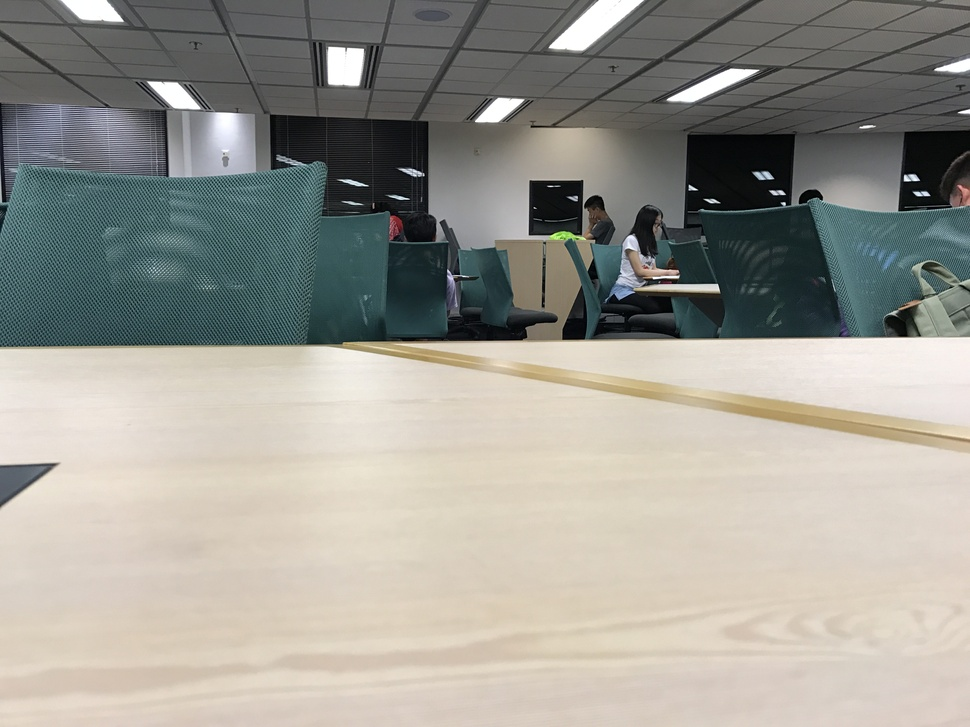
%> input picture 2D image transforms/panorama/m.JPG, 970 x 727 px, shrunk from 4032 x 3024 before the run
$ octave liba_panorama.m   (GNU Octave 9; MATLAB toolbox functions it lacks are replaced by stand-ins)
%> lines starting %> are read from the running program, lines starting %| are printed output that depends on the picture
clear all
close all

I2 = imread('m.jpg');
%> I2 is the input picture: size 727x970x3 uint8; mean R, G, B 156, 154.5, 146.7
%I2 = rgb2gray(I2);
m_red = I2(:,:,1); % Red channel
m_green = I2(:,:,2); % Green channel
m_blue = I2(:,:,3); % Blue channel
m_a = zeros(size(I2, 1), size(I2, 2));
m_just_red = cat(3, m_red, m_a, m_a);
m_just_green = cat(3, m_a, m_green, m_a);
m_just_blue = cat(3, m_a, m_a, m_blue);

[H,W] = size(m_just_red);
%> H = 727; W = 2910

I1 = imread('l.jpg');
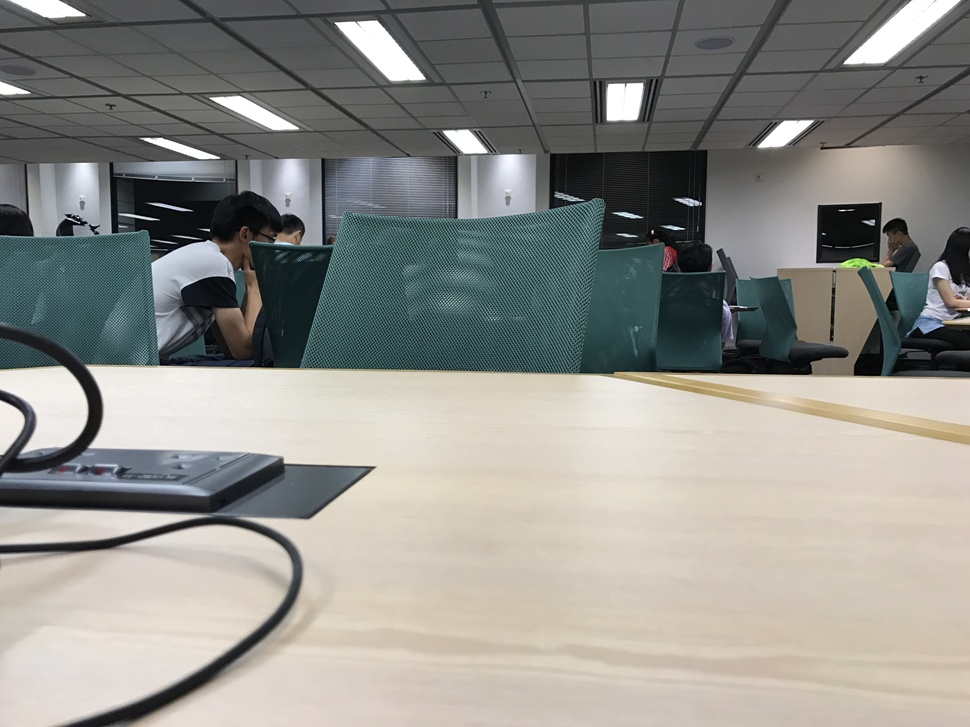
%> input picture 2D image transforms/panorama/l.JPG, 970 x 727 px, shrunk from 4032 x 3024 before the run
%> I1 is the input picture: size 727x970x3 uint8; mean R, G, B 143.8, 143.3, 138.2
%I1 = rgb2gray(I1);
l_red = I1(:,:,1); % Red channel
l_green = I1(:,:,2); % Green channel
l_blue = I1(:,:,3); % Blue channel
l_a = zeros(size(I1, 1), size(I1, 2));
l_just_red = cat(3, l_red, l_a, l_a);
l_just_green = cat(3, l_a, l_green, l_a);
l_just_blue = cat(3, l_a, l_a, l_blue);

I3 = imread('r.jpg');
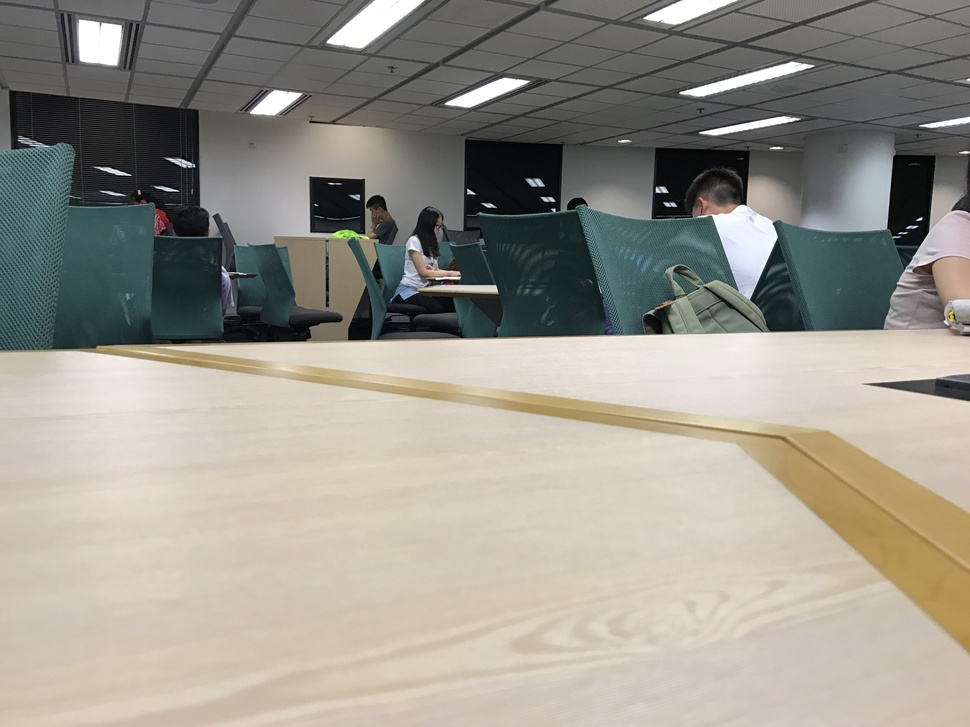
%> input picture 2D image transforms/panorama/r.JPG, 970 x 727 px, shrunk from 4032 x 3024 before the run
%> I3 is the input picture: size 727x970x3 uint8; mean R, G, B 153.4, 149.8, 140.3
%I3 = rgb2gray(I3);
r_red = I3(:,:,1); % Red channel
r_green = I3(:,:,2); % Green channel
r_blue = I3(:,:,3); % Blue channel
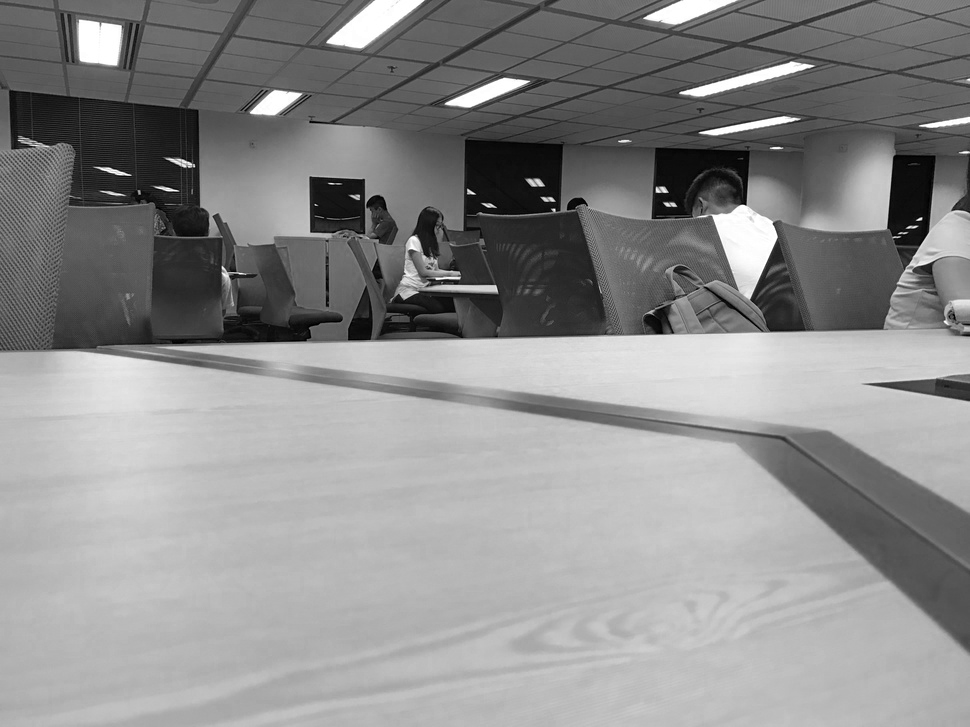
%> r_blue: size 727x970 uint8; min 0, max 255, mean 140.3
r_a = zeros(size(I3, 1), size(I3, 2));
r_just_red = cat(3, r_red, r_a, r_a);
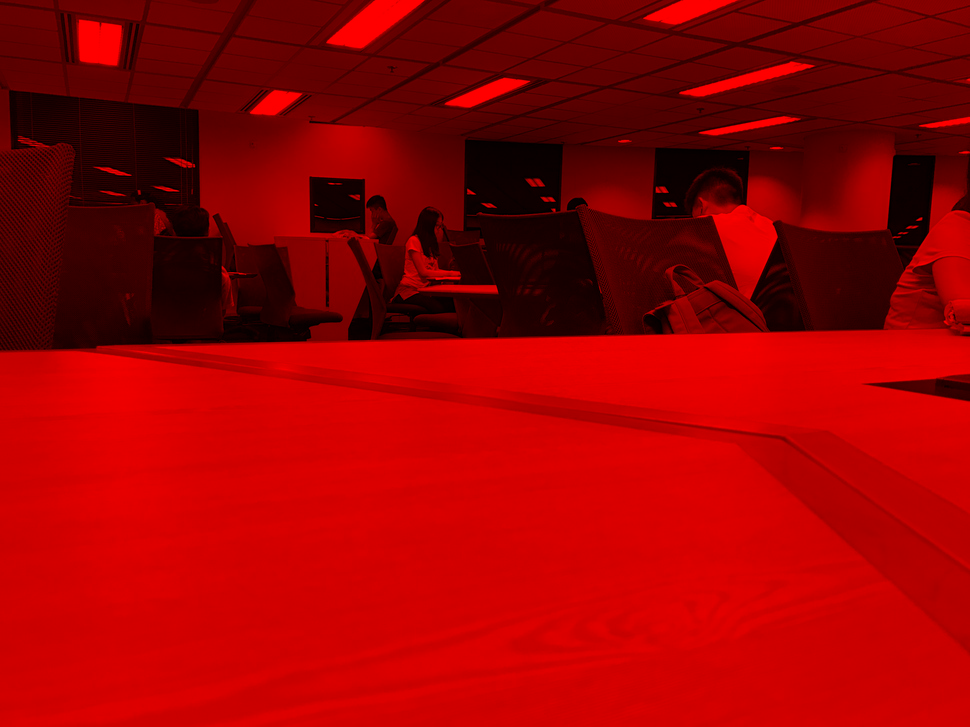
%> r_just_red: size 727x970x3 uint8; mean R, G, B 153.4, 0, 0
r_just_green = cat(3, r_a, r_green, r_a);
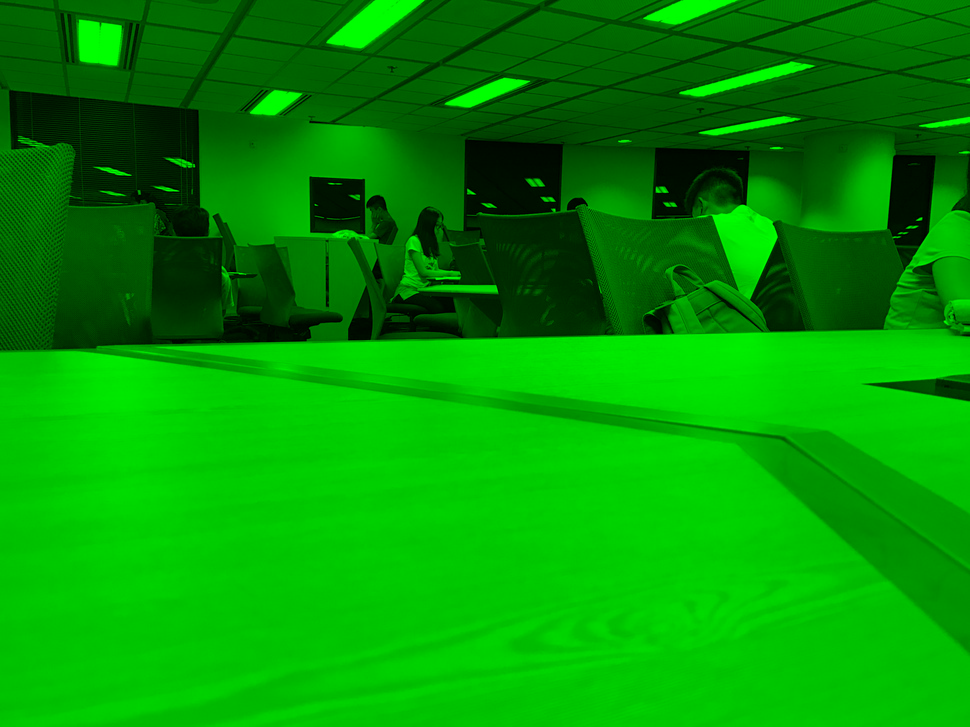
%> r_just_green: size 727x970x3 uint8; mean R, G, B 0, 149.8, 0
r_just_blue = cat(3, r_a, r_a, r_blue);
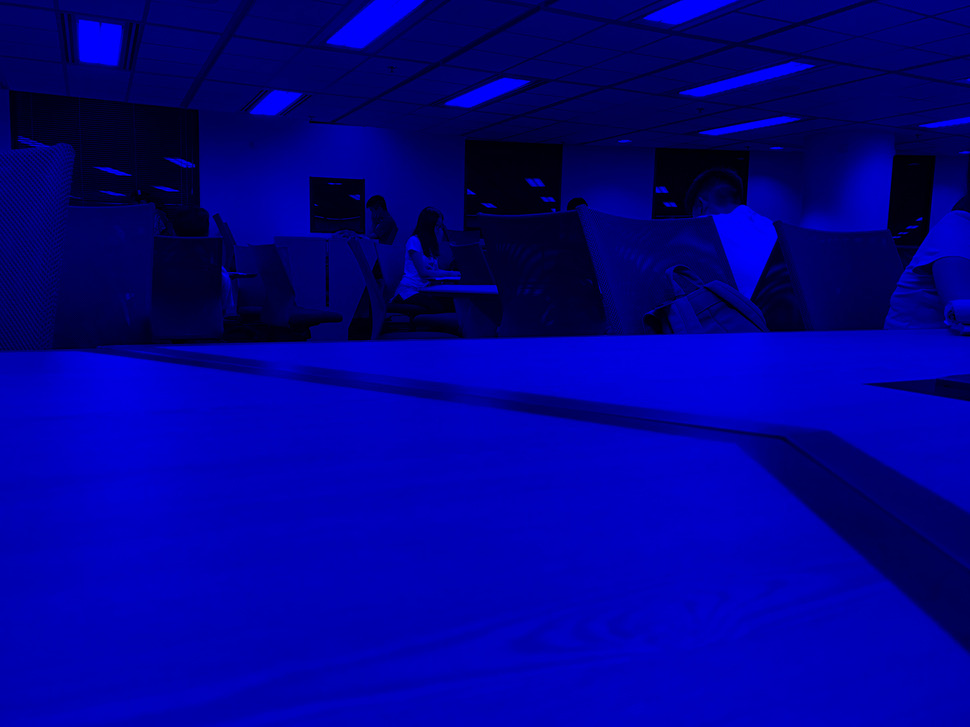
%> r_just_blue: size 727x970x3 uint8; mean R, G, B 0, 0, 140.3

if ~exist('l_m_r.mat', 'file')
% Start the GUI to select corresponding points
[Pts1,Pts2] = cpselect(I1,I2, 'Wait', true);
save('l_m_r.mat', 'Pts1', 'Pts2');
else
load('l_m_r.mat');
end
% Compute transform, from corresponding control points
t12 = fitgeotrans(Pts1,Pts2,'projective');
if ~exist('r_m_r.mat', 'file')
% Start the GUI to select corresponding points
[Pts3,Pts2] = cpselect(I3,I2, 'Wait', true);
save('r_m_r.mat', 'Pts3', 'Pts2');
else
load('r_m_r.mat');
end
% Compute transform, from corresponding control points
t32 = fitgeotrans(Pts3,Pts2,'projective');
ref2Dinput = imref2d( ...
[H, 3*W], ... % Size of output image (rows, cols)
[-W, 2*W], ... % xWorldLimits
[1, H]); % yWorldLimits
%I1Warp = imwarp(I1,t12, 'OutputView', ref2Dinput );
I1Warp = imwarp(l_just_red,t12, 'OutputView', ref2Dinput );

%I3Warp = imwarp(I3,t32, 'OutputView', ref2Dinput );
I3Warp = imwarp(r_just_red,t32, 'OutputView', ref2Dinput );

%> (the run ends here)
